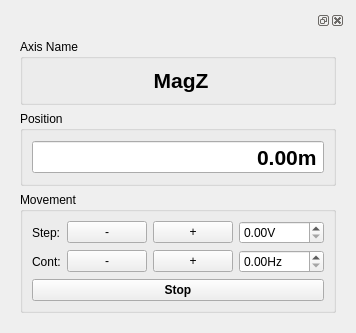
<?xml version="1.0" encoding="UTF-8"?>
<ui version="4.0">
 <class>Form</class>
 <widget class="QWidget" name="Form">
  <property name="geometry">
   <rect>
    <x>0</x>
    <y>0</y>
    <width>330</width>
    <height>311</height>
   </rect>
  </property>
  <property name="windowTitle">
   <string>Form</string>
  </property>
  <layout class="QGridLayout" name="gridLayout">
   <item row="0" column="0">
    <widget class="QDockWidget" name="dockWidget">
     <property name="sizePolicy">
      <sizepolicy hsizetype="Minimum" vsizetype="Minimum">
       <horstretch>0</horstretch>
       <verstretch>0</verstretch>
      </sizepolicy>
     </property>
     <widget class="QWidget" name="dockWidgetContents">
      <layout class="QGridLayout" name="gridLayout_5">
       <item row="0" column="0">
        <widget class="QGroupBox" name="groupBox_3">
         <property name="sizePolicy">
          <sizepolicy hsizetype="Minimum" vsizetype="Minimum">
           <horstretch>0</horstretch>
           <verstretch>0</verstretch>
          </sizepolicy>
         </property>
         <property name="title">
          <string>Axis Name</string>
         </property>
         <layout class="QGridLayout" name="gridLayout_4">
          <item row="0" column="0">
           <layout class="QFormLayout" name="formLayout">
            <item row="0" column="1">
             <widget class="QLabel" name="label_2">
              <property name="palette">
               <palette>
                <active>
                 <colorrole role="Base">
                  <brush brushstyle="SolidPattern">
                   <color alpha="255">
                    <red>225</red>
                    <green>225</green>
                    <blue>225</blue>
                   </color>
                  </brush>
                 </colorrole>
                </active>
                <inactive>
                 <colorrole role="Base">
                  <brush brushstyle="SolidPattern">
                   <color alpha="255">
                    <red>225</red>
                    <green>225</green>
                    <blue>225</blue>
                   </color>
                  </brush>
                 </colorrole>
                </inactive>
                <disabled>
                 <colorrole role="Base">
                  <brush brushstyle="SolidPattern">
                   <color alpha="255">
                    <red>240</red>
                    <green>240</green>
                    <blue>240</blue>
                   </color>
                  </brush>
                 </colorrole>
                </disabled>
               </palette>
              </property>
              <property name="font">
               <font>
                <pointsize>16</pointsize>
                <weight>75</weight>
                <bold>true</bold>
               </font>
              </property>
              <property name="text">
               <string>MagZ</string>
              </property>
              <property name="alignment">
               <set>Qt::AlignCenter</set>
              </property>
             </widget>
            </item>
           </layout>
          </item>
         </layout>
        </widget>
       </item>
       <item row="1" column="0">
        <widget class="QGroupBox" name="groupBox">
         <property name="sizePolicy">
          <sizepolicy hsizetype="Minimum" vsizetype="Minimum">
           <horstretch>0</horstretch>
           <verstretch>0</verstretch>
          </sizepolicy>
         </property>
         <property name="title">
          <string>Position</string>
         </property>
         <layout class="QGridLayout" name="gridLayout_2">
          <item row="0" column="0">
           <widget class="ScienDSpinBox" name="doubleSpinBox">
            <property name="enabled">
             <bool>true</bool>
            </property>
            <property name="font">
             <font>
              <family>Arial</family>
              <pointsize>16</pointsize>
              <weight>75</weight>
              <bold>true</bold>
             </font>
            </property>
            <property name="mouseTracking">
             <bool>false</bool>
            </property>
            <property name="alignment">
             <set>Qt::AlignRight|Qt::AlignTrailing|Qt::AlignVCenter</set>
            </property>
            <property name="readOnly">
             <bool>true</bool>
            </property>
            <property name="buttonSymbols">
             <enum>QAbstractSpinBox::NoButtons</enum>
            </property>
            <property name="suffix">
             <string>m</string>
            </property>
            <property name="singleStep">
             <double>0.000001000000000</double>
            </property>
           </widget>
          </item>
         </layout>
        </widget>
       </item>
       <item row="2" column="0">
        <widget class="QGroupBox" name="groupBox_2">
         <property name="sizePolicy">
          <sizepolicy hsizetype="Minimum" vsizetype="Minimum">
           <horstretch>0</horstretch>
           <verstretch>0</verstretch>
          </sizepolicy>
         </property>
         <property name="title">
          <string>Movement</string>
         </property>
         <layout class="QGridLayout" name="gridLayout_3">
          <item row="0" column="0">
           <layout class="QHBoxLayout" name="horizontalLayout">
            <item>
             <widget class="QLabel" name="label_3">
              <property name="text">
               <string>Step:</string>
              </property>
             </widget>
            </item>
            <item>
             <widget class="QPushButton" name="pushButton_4">
              <property name="text">
               <string>-</string>
              </property>
             </widget>
            </item>
            <item>
             <widget class="QPushButton" name="pushButton_5">
              <property name="text">
               <string>+</string>
              </property>
             </widget>
            </item>
           </layout>
          </item>
          <item row="0" column="1">
           <widget class="QDoubleSpinBox" name="doubleSpinBox_2">
            <property name="suffix">
             <string>V</string>
            </property>
            <property name="maximum">
             <double>60.000000000000000</double>
            </property>
           </widget>
          </item>
          <item row="1" column="0">
           <layout class="QHBoxLayout" name="horizontalLayout_2">
            <item>
             <widget class="QLabel" name="label_4">
              <property name="text">
               <string>Cont:</string>
              </property>
             </widget>
            </item>
            <item>
             <widget class="QPushButton" name="pushButton_2">
              <property name="text">
               <string>-</string>
              </property>
             </widget>
            </item>
            <item>
             <widget class="QPushButton" name="pushButton_3">
              <property name="text">
               <string>+</string>
              </property>
             </widget>
            </item>
           </layout>
          </item>
          <item row="1" column="1">
           <widget class="QDoubleSpinBox" name="doubleSpinBox_3">
            <property name="suffix">
             <string>Hz</string>
            </property>
            <property name="maximum">
             <double>1000.000000000000000</double>
            </property>
           </widget>
          </item>
          <item row="2" column="0" colspan="2">
           <widget class="QPushButton" name="pushButton">
            <property name="sizePolicy">
             <sizepolicy hsizetype="Expanding" vsizetype="Fixed">
              <horstretch>0</horstretch>
              <verstretch>0</verstretch>
             </sizepolicy>
            </property>
            <property name="font">
             <font>
              <weight>75</weight>
              <bold>true</bold>
             </font>
            </property>
            <property name="text">
             <string>Stop</string>
            </property>
           </widget>
          </item>
         </layout>
        </widget>
       </item>
      </layout>
     </widget>
    </widget>
   </item>
  </layout>
 </widget>
 <customwidgets>
  <customwidget>
   <class>ScienDSpinBox</class>
   <extends>QDoubleSpinBox</extends>
   <header location="global">qtwidgets.scientific_spinbox.h</header>
  </customwidget>
 </customwidgets>
 <resources/>
 <connections/>
</ui>
